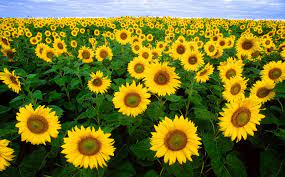
#> input picture 7thSemLab/DIP/images/flower1.jpeg, 285 x 177 px
$ jupyter execute Q9.ipynb
#> lines starting #> are read from the running program, lines starting #| are printed output that depends on the picture
[cell 1]
import cv2
import matplotlib.pyplot as plt
import numpy as np

img = cv2.imread("./images/flower1.jpeg")
#> img is the input picture: shape (177, 285, 3); mean B, G, R 38.8, 115.1, 116.1

blur_image=cv2.GaussianBlur(img,(3,3),0)
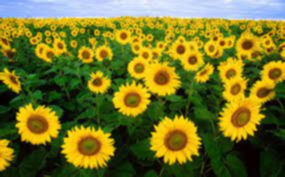
#> blur_image: shape (177, 285, 3); mean B, G, R 38.8, 115.2, 116.1
kernel=np.array([[0,-1,0],
                [-1,5,-1],
                [0,-1,0]])
sharpen_image=cv2.filter2D(img,-1,kernel)
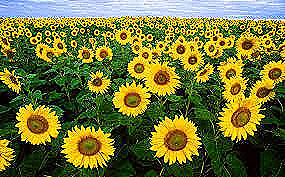
#> sharpen_image: shape (177, 285, 3); mean B, G, R 52.3, 115.7, 113.9
edges=cv2.Canny(image=blur_image,threshold1=100,threshold2=200)
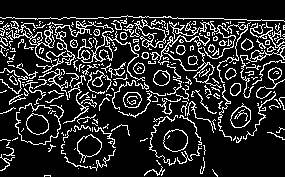
#> edges: shape (177, 285); 16.3% white in thin lines or dots


plt.figure(figsize=(12,6))

plt.subplot(221)
plt.title("Original Image")
plt.imshow(cv2.cvtColor(img,cv2.COLOR_BGR2RGB))
plt.axis("off")

plt.subplot(222)
plt.title("Blurred Image")
plt.imshow(cv2.cvtColor(blur_image,cv2.COLOR_BGR2RGB))
plt.axis("off")

plt.subplot(223)
plt.title("Sharpened Image")
plt.imshow(cv2.cvtColor(sharpen_image,cv2.COLOR_BGR2RGB))
plt.axis("off")

plt.subplot(224)
plt.title("Edge of Image")
plt.imshow(cv2.cvtColor(edges,cv2.COLOR_BGR2RGB))
plt.axis("off")

plt.tight_layout()
plt.show()
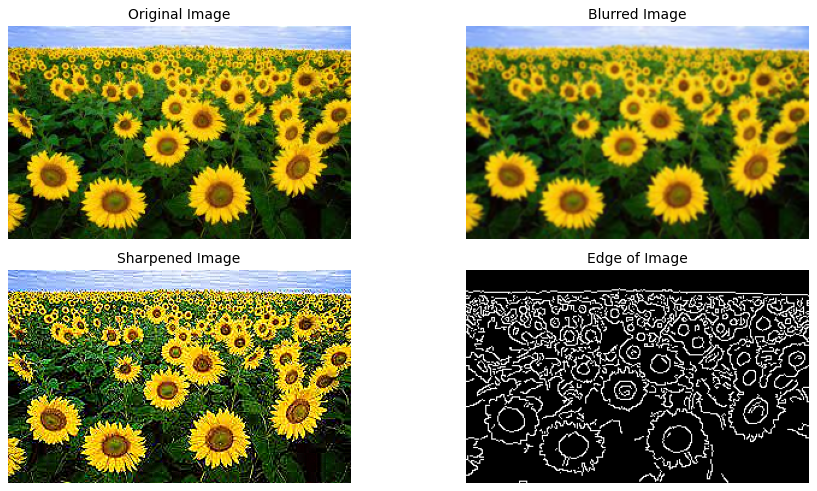
#> figure drawn by matplotlib, 4 panels

$ run again, with 7thSemLab/DIP/images/flower2.jpeg copied over 7thSemLab/DIP/images/flower1.jpeg
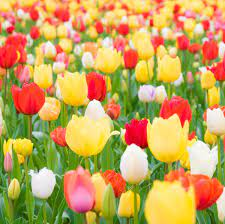
#> input picture 7thSemLab/DIP/images/flower2.jpeg, 225 x 224 px
#> img is the input picture: shape (224, 225, 3); mean B, G, R 89, 161.9, 196.9
#> `edges=cv2.Canny(image=blur_image,threshold1=100,threshold2=200)`:
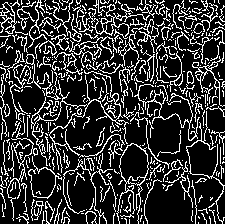
#> edges: shape (224, 225); 21% white in thin lines or dots
#> `plt.show()`:
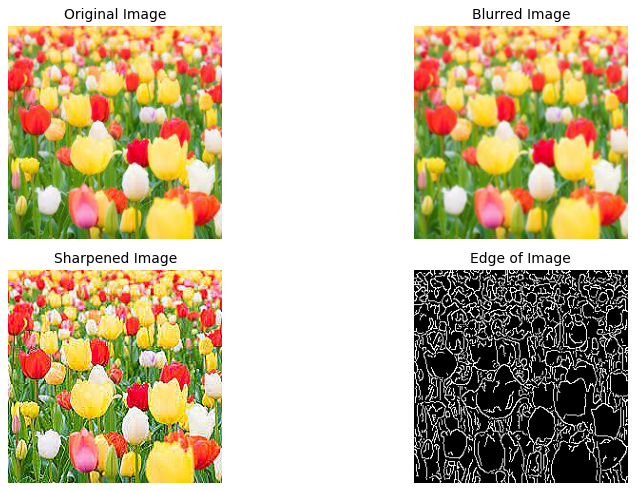
#> figure drawn by matplotlib, 4 panels

$ run again, with 7thSemLab/DIP/images/penguin.jpeg copied over 7thSemLab/DIP/images/flower1.jpeg
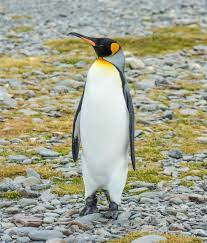
#> input picture 7thSemLab/DIP/images/penguin.jpeg, 207 x 243 px
#> img is the input picture: shape (243, 207, 3); mean B, G, R 141.2, 163.5, 162.1
#> `edges=cv2.Canny(image=blur_image,threshold1=100,threshold2=200)`:
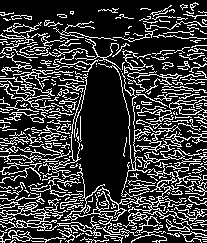
#> edges: shape (243, 207); 23% white in thin lines or dots
#> `plt.show()`:
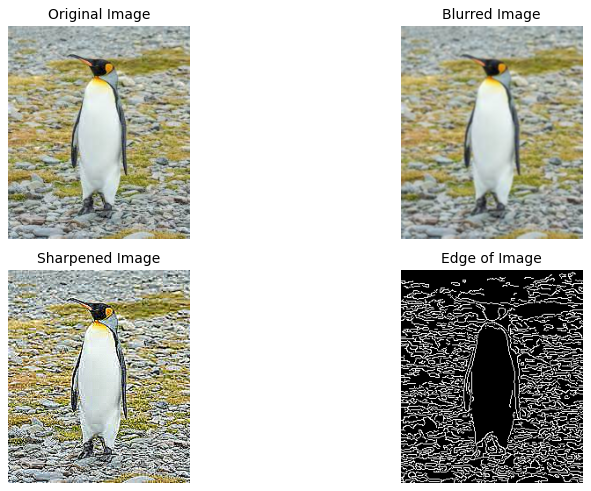
#> figure drawn by matplotlib, 4 panels
